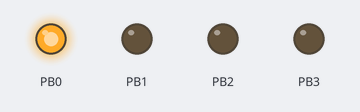
The program below on a simulated ATmega328P, built with avr-gcc and emulated at 16 MHz. On the bench: output pins drawn as LEDs (lit = HIGH).

Above: at 0.1 s.
At 0.7 s:
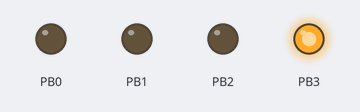
At 1.7 s:
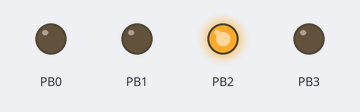
At 2.7 s:
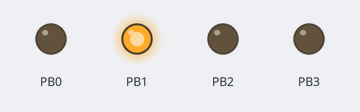
Timing chart, 0 to 3.0 s (numbered marks = the images above):
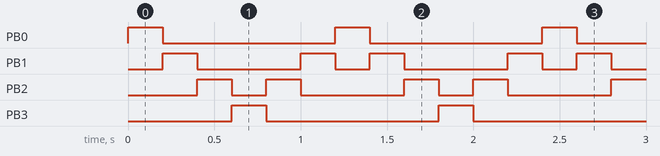

Measured:
- by itself, PB0, PB3: alternates HIGH for 0.20 s and LOW for 1.0 s
- by itself, PB1: repeats every 1.2 s: LOW 0.60 s, HIGH 0.20 s, LOW 0.20 s, HIGH 0.20 s
- by itself, PB2: repeats every 1.2 s: LOW 0.20 s, HIGH 0.20 s, LOW 0.60 s, HIGH 0.20 s

The program:

main.c
```c
#include <avr/io.h>
#include <util/delay.h>

#define BLINK_DELAY_MS 200

int main(void) {
    /*
    unsigned char z;
    DDRB = 0x0F;

    while (1) {
        for (z = 0; z < 15; z++) {
            PORTB = z;
            _delay_ms(BLINK_DELAY_MS);
        }
    }

    return 0;
    */

    DDRB = 0x0F;  // Set PB0–PB3 as output

    uint8_t pattern[] = {0x01, 0x02, 0x04, 0x08, 0x04, 0x02};
    uint8_t i;

    while (1) {
        for (i = 0; i < sizeof(pattern); i++) {
            PORTB = pattern[i];
            _delay_ms(BLINK_DELAY_MS);
        }
    }

    return 0;
}
```
